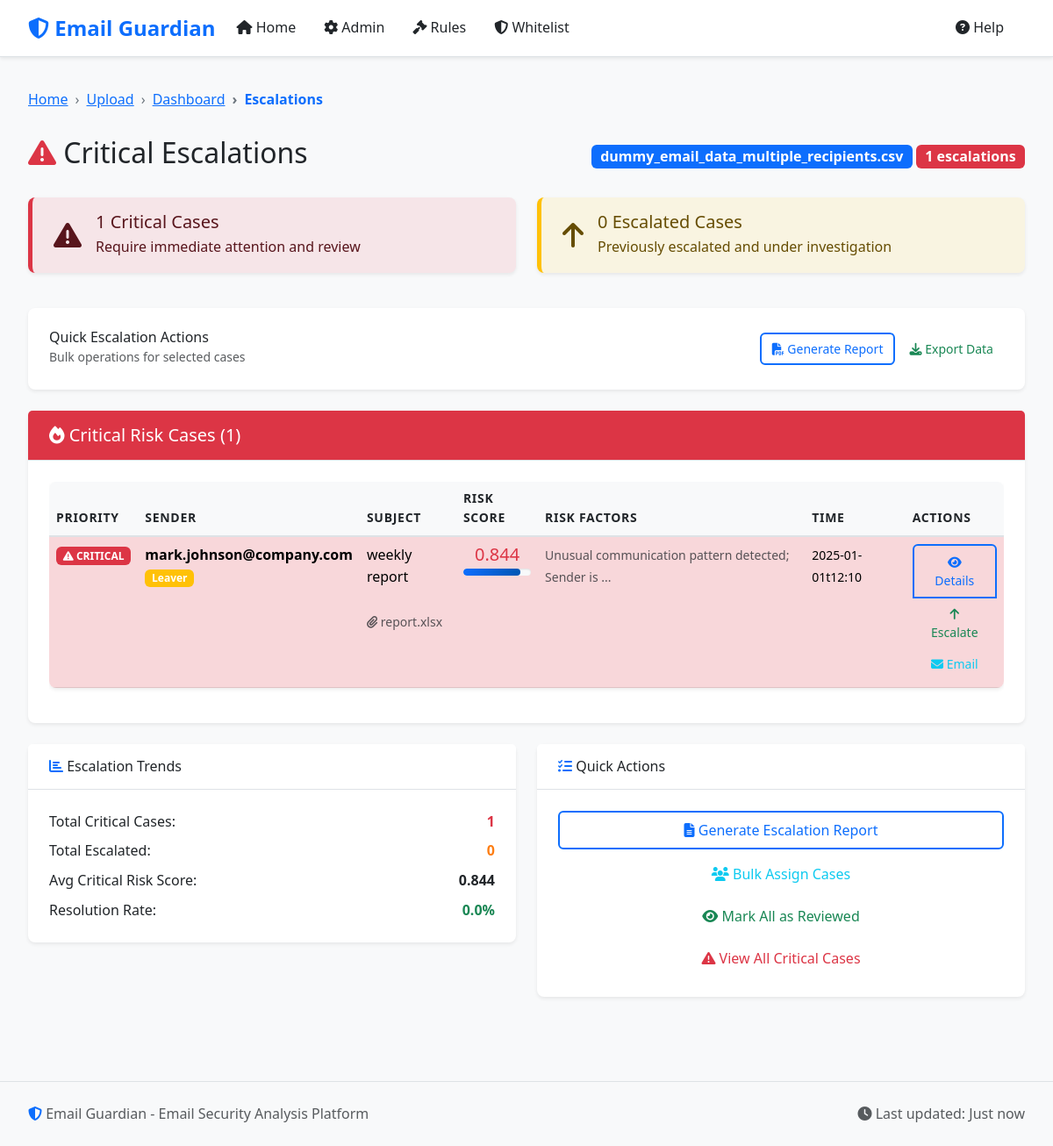
/escalations/1d7f46cb-85bd-40f6-a572-0dac4f1782a1, run on the app's committed database.
### models.py (models this page shows, shortened)
class ProcessingSession(db.Model):
    __tablename__ = 'processing_sessions'
    id = db.Column(db.String(36), primary_key=True)
    filename = db.Column(db.String(255), nullable=False)
    upload_time = db.Column(db.DateTime, default=datetime.utcnow)
    total_records = db.Column(db.Integer, default=0)
    processed_records = db.Column(db.Integer, default=0)
    status = db.Column(db.String(50), default='uploaded')  # uploaded, processing, completed, error
    error_message = db.Column(Text)
    processing_stats = db.Column(JSON)
    data_path = db.Column(db.String(500))
    is_compressed = db.Column(db.Boolean, default=False)
    exclusion_applied = db.Column(db.Boolean, default=False)
    whitelist_applied = db.Column(db.Boolean, default=False)
    rules_applied = db.Column(db.Boolean, default=False)
    ml_applied = db.Column(db.Boolean, default=False)

class EmailRecord(db.Model):
    __tablename__ = 'email_records'
    id = db.Column(db.Integer, primary_key=True)
    session_id = db.Column(db.String(36), db.ForeignKey('processing_sessions.id'), nullable=False)
    record_id = db.Column(db.String(100), nullable=False)  # Unique within session
    time = db.Column(db.String(100))
    sender = db.Column(db.String(255))
    subject = db.Column(Text)
    attachments = db.Column(Text)
    recipients = db.Column(Text)
    recipients_email_domain = db.Column(db.String(255))
    leaver = db.Column(db.String(10))
    termination_date = db.Column(db.String(100))
    wordlist_attachment = db.Column(Text)
    wordlist_subject = db.Column(Text)
    bunit = db.Column(db.String(255))
    department = db.Column(db.String(255))
    status = db.Column(db.String(100))
    user_response = db.Column(Text)
    final_outcome = db.Column(db.String(255))
    justification = db.Column(Text)
    excluded_by_rule = db.Column(db.String(500))
    whitelisted = db.Column(db.Boolean, default=False)
    rule_matches = db.Column(Text)  # JSON string of matched rules
    ml_risk_score = db.Column(db.Float)
    ml_anomaly_score = db.Column(db.Float)
    risk_level = db.Column(db.String(20))  # Critical, High, Medium, Low
    ml_explanation = db.Column(Text)
    case_status = db.Column(db.String(20), default='Active')  # Active, Cleared, Escalated
    assigned_to = db.Column(db.String(255))
    notes = db.Column(Text)
    escalated_at = db.Column(db.DateTime)
    resolved_at = db.Column(db.DateTime)

### routes.py (the view)
@app.route('/escalations/<session_id>')
def escalations(session_id):
    session = ProcessingSession.query.get_or_404(session_id)
    critical_cases = EmailRecord.query.filter_by(
        session_id=session_id,
        risk_level='Critical'
    ).filter(
        EmailRecord.whitelisted != True
    ).order_by(EmailRecord.ml_risk_score.desc()).all()
    escalated_cases = EmailRecord.query.filter_by(
        session_id=session_id,
        case_status='Escalated'
    ).filter(
        EmailRecord.whitelisted != True
    ).order_by(EmailRecord.escalated_at.desc()).all()
    return render_template('escalations.html',
                         session=session,
                         critical_cases=critical_cases,
                         escalated_cases=escalated_cases)

### templates/escalations.html (shortened to what this page needs)
{% extends "base.html" %}
{% block breadcrumb_items %}
<li class="breadcrumb-item"><a href="{{ url_for('index') }}">Upload</a></li>
<li class="breadcrumb-item"><a href="{{ url_for('dashboard', session_id=session.id) }}">Dashboard</a></li>
<li class="breadcrumb-item active">Escalations</li>
{% endblock %}
{% block content %}
<div class="row mb-4">
    <div class="col-12">
        <div class="d-flex justify-content-between align-items-center">
            <h1 class="h2">
                <i class="fas fa-exclamation-triangle text-danger"></i>
                Critical Escalations
            </h1>
            <div class="session-info">
                <span class="badge bg-primary fs-6">{{ session.filename }}</span>
                <span class="badge bg-danger fs-6">{{ critical_cases|length + escalated_cases|length }} escalations</span>
            </div>
        </div>
    </div>
</div>
<div class="row mb-4">
    <div class="col-md-6">
        <div class="alert alert-danger border-start border-5 border-danger">
            <div class="d-flex align-items-center">
                <i class="fas fa-exclamation-triangle fa-2x me-3"></i>
                <div>
                    <h5 class="alert-heading mb-1">{{ critical_cases|length }} Critical Cases</h5>
                    <p class="mb-0">Require immediate attention and review</p>
                </div>
            </div>
        </div>
    </div>
    <div class="col-md-6">
        <div class="alert alert-warning border-start border-5 border-warning">
            <div class="d-flex align-items-center">
                <i class="fas fa-arrow-up fa-2x me-3"></i>
                <div>
                    <h5 class="alert-heading mb-1">{{ escalated_cases|length }} Escalated Cases</h5>
                    <p class="mb-0">Previously escalated and under investigation</p>
                </div>
            </div>
        </div>
    </div>
</div>
<div class="card mb-4">
    <div class="card-body">
        <div class="row align-items-center">
            <div class="col-md-8">
                <h6 class="mb-0">Quick Escalation Actions</h6>
                <small class="text-muted">Bulk operations for selected cases</small>
            </div>
            <div class="col-md-4 text-end">
                <button class="btn btn-sm btn-outline-primary" onclick="generateBulkReport()">
                    <i class="fas fa-file-pdf"></i> Generate Report
                </button>
                <button class="btn btn-sm btn-outline-success" onclick="exportEscalations()">
                    <i class="fas fa-download"></i> Export Data
                </button>
            </div>
        </div>
    </div>
</div>
{% if critical_cases %}
<div class="card mb-4">
    <div class="card-header bg-danger text-white">
        <h5 class="card-title mb-0">
            <i class="fas fa-fire"></i>
            Critical Risk Cases ({{ critical_cases|length }})
        </h5>
    </div>
    <div class="card-body">
        <div class="table-responsive">
            <table class="table table-hover">
                <thead>
                    <tr>
                        <th>Priority</th>
                        <th>Sender</th>
                        <th>Subject</th>
                        <th>Risk Score</th>
                        <th>Risk Factors</th>
                        <th>Time</th>
                        <th>Actions</th>
                    </tr>
                </thead>
                <tbody>
                    {% for case in critical_cases %}
                    <tr class="table-danger">
                        <td>
                            <span class="badge bg-danger">
                                <i class="fas fa-exclamation-triangle"></i>
                                CRITICAL
                            </span>
                        </td>
                        <td>
                            <div>
                                <strong>{{ case.sender[:25] }}{% if case.sender|length > 25 %}...{% endif %}</strong>
                                {% if case.leaver and case.leaver.lower() in ['yes', 'true', '1'] %}
                                    <br><span class="badge bg-warning">Leaver</span>
                                {% endif %}
                            </div>
                        </td>
                        <td>
                            <div title="{{ case.subject }}">
                                {{ case.subject[:40] }}{% if case.subject|length > 40 %}...{% endif %}
                            </div>
                            {% if case.attachments %}
                                <br><small class="text-muted">
                                    <i class="fas fa-paperclip"></i> {{ case.attachments[:30] }}{% if case.attachments|length > 30 %}...{% endif %}
                                </small>
                            {% endif %}
                        </td>
                        <td>
                            <div class="text-center">
                                <div class="h5 text-danger mb-1">{{ "%.3f"|format(case.ml_risk_score or 0) }}</div>
                                <div class="progress" style="height: 8px;">
                                    <div class="progress-bar bg-danger" style="width: {{ ((case.ml_risk_score or 0) * 100)|int }}%"></div>
                                </div>
                            </div>
                        </td>
                        <td>
                            <div class="risk-factors">
                                {% if case.ml_explanation %}
                                    <small class="text-muted">{{ case.ml_explanation[:50] }}...</small>
                                {% endif %}
                            </div>
                        </td>
                        <td>
                            <small>{{ case.time[:16] if case.time else 'N/A' }}</small>
                        </td>
                        <td>
                            <div class="btn-group-vertical btn-group-sm" role="group">
                                <button class="btn btn-outline-primary view-case-btn"
                                        data-record-id="{{ case.record_id }}" title="View Details">
                                    <i class="fas fa-eye"></i> Details
                                </button>
                                <button class="btn btn-outline-success update-case-status-btn"
                                        data-record-id="{{ case.record_id }}" data-new-status="Escalated" title="Escalate">
                                    <i class="fas fa-arrow-up"></i> Escalate
                                </button>
                                <button class="btn btn-outline-info generate-email-btn"
                                        data-record-id="{{ case.record_id }}" title="Generate Email">
                                    <i class="fas fa-envelope"></i> Email
                                </button>
                            </div>
                        </td>
                    </tr>
                    {% endfor %}
                </tbody>
            </table>
        </div>
    </div>
</div>
{% endif %}
<div class="row">
    <div class="col-lg-6">
        <div class="card">
            <div class="card-header">
                <h6 class="card-title mb-0">
                    <i class="fas fa-chart-bar text-primary"></i>
                    Escalation Trends
                </h6>
            </div>
            <div class="card-body">
                <div class="escalation-stats">
                    <div class="stat-item d-flex justify-content-between mb-2">
                        <span>Total Critical Cases:</span>
                        <span class="fw-bold text-danger">{{ critical_cases|length }}</span>
                    </div>
                    <div class="stat-item d-flex justify-content-between mb-2">
                        <span>Total Escalated:</span>
                        <span class="fw-bold text-warning">{{ escalated_cases|length }}</span>
                    </div>
                    <div class="stat-item d-flex justify-content-between mb-2">
                        <span>Avg Critical Risk Score:</span>
                        <span class="fw-bold">
                            {% if critical_cases %}
                                {{ "%.3f"|format(critical_cases|map(attribute='ml_risk_score')|list|sum / critical_cases|length) }}
                            {% else %}
                                0.000
                            {% endif %}
                        </span>
                    </div>
                    <div class="stat-item d-flex justify-content-between">
                        <span>Resolution Rate:</span>
                        <span class="fw-bold text-success">
                            {% set total_escalations = critical_cases|length + escalated_cases|length %}
                            {% if total_escalations > 0 %}
                                {{ "%.1f"|format((escalated_cases|selectattr('case_status', 'equalto', 'Cleared')|list|length / total_escalations) * 100) }}%
                            {% else %}
                                100%
                            {% endif %}
                        </span>
                    </div>
                </div>
            </div>
        </div>
    </div>
    <div class="col-lg-6">
        <div class="card">
            <div class="card-header">
                <h6 class="card-title mb-0">
                    <i class="fas fa-tasks text-primary"></i>
                    Quick Actions
                </h6>
            </div>
            <div class="card-body">
                <div class="d-grid gap-2">
                    <button class="btn btn-outline-primary" onclick="generateEscalationReport()">
                        <i class="fas fa-file-alt"></i> Generate Escalation Report
                    </button>
                    <button class="btn btn-outline-info" onclick="bulkAssignEscalations()">
                        <i class="fas fa-users"></i> Bulk Assign Cases
                    </button>
                    <button class="btn btn-outline-success" onclick="markAllReviewed()">
                        <i class="fas fa-eye"></i> Mark All as Reviewed
                    </button>
                    <a href="{{ url_for('cases', session_id=session.id, risk_level='Critical') }}" class="btn btn-outline-danger">
                        <i class="fas fa-exclamation-triangle"></i> View All Critical Cases
                    </a>
                </div>
            </div>
        </div>
    </div>
</div>
{% endblock %}

### static/css/style.css (style rules this page uses)
:root { --primary-color: #0d6efd; --secondary-color: #6c757d; --success-color: #198754; --danger-color: #dc3545; --warning-color: #ffc107; --info-color: #0dcaf0; --light-color: #f8f9fa; --dark-color: #212529; --border-color: #dee2e6; --shadow-sm: 0 0.125rem 0.25rem rgba(0, 0, 0, 0.075); --shadow: 0 0.5rem 1rem rgba(0, 0, 0, 0.15); --shadow-lg: 0 1rem 3rem rgba(0, 0, 0, 0.175); --border-radius: 0.375rem; --border-radius-lg: 0.5rem; }
body { font-family: 'Segoe UI', Tahoma, Geneva, Verdana, sans-serif; background-color: #f8f9fa; color: var(--dark-color); line-height: 1.6; }
.card { border: none; border-radius: var(--border-radius-lg); box-shadow: var(--shadow-sm); transition: box-shadow 0.2s ease; margin-bottom: 1.5rem; }
.card-header { background-color: white; border-bottom: 1px solid var(--border-color); font-weight: 600; color: var(--dark-color); padding: 1rem 1.5rem; }
.card-body { padding: 1.5rem; }
.table { border-radius: var(--border-radius-lg); overflow: hidden; box-shadow: var(--shadow-sm); background-color: white; }
.table thead th { background-color: var(--light-color); border-bottom: 2px solid var(--border-color); font-weight: 600; color: var(--dark-color); text-transform: uppercase; font-size: 0.875rem; letter-spacing: 0.05em; }
.table tbody tr { transition: background-color 0.2s ease; }
.btn { border-radius: var(--border-radius); font-weight: 500; padding: 0.5rem 1rem; transition: all 0.2s ease; border: none; }
.btn-outline-primary { border: 2px solid var(--primary-color); color: var(--primary-color); }
.btn-sm { padding: 0.375rem 0.75rem; font-size: 0.875rem; }
.progress { height: 1rem; border-radius: var(--border-radius); background-color: var(--light-color); box-shadow: inset 0 1px 2px rgba(0, 0, 0, 0.1); }
.progress-bar { border-radius: var(--border-radius); transition: width 0.3s ease; background: linear-gradient(90deg, var(--primary-color) 0%, #0056b3 100%); }
.alert { border: none; border-radius: var(--border-radius-lg); padding: 1rem 1.5rem; border-left: 4px solid; box-shadow: var(--shadow-sm); }
.alert-danger { border-left-color: var(--danger-color); background-color: rgba(220, 53, 69, 0.1); color: #58151c; }
.alert-warning { border-left-color: var(--warning-color); background-color: rgba(255, 193, 7, 0.1); color: #664d03; }
.breadcrumb-item + .breadcrumb-item::before { content: "›"; color: var(--secondary-color); }
.breadcrumb-item.active { color: var(--primary-color); font-weight: 600; }
.text-primary { color: var(--primary-color) !important; }
.text-success { color: var(--success-color) !important; }
.text-danger { color: var(--danger-color) !important; }
.text-warning { color: #fd7e14 !important; }

### data on the page
ProcessingSession: filename "dummy_email_data_multiple_recipients.csv"
EmailRecord: sender "mark.johnson@company.com", leaver "Leaver", subject "weekly report", attachments "report.xlsx", ml_risk_score "0.844", ml_explanation "Unusual communication pattern detected; Sender is", time "2025-01-01t12:10"

### other printed values
{{ critical_cases|length + escalated_cases|length }} "1"
{{ critical_cases|length }} "1"
{{ escalated_cases|length }} "0"
